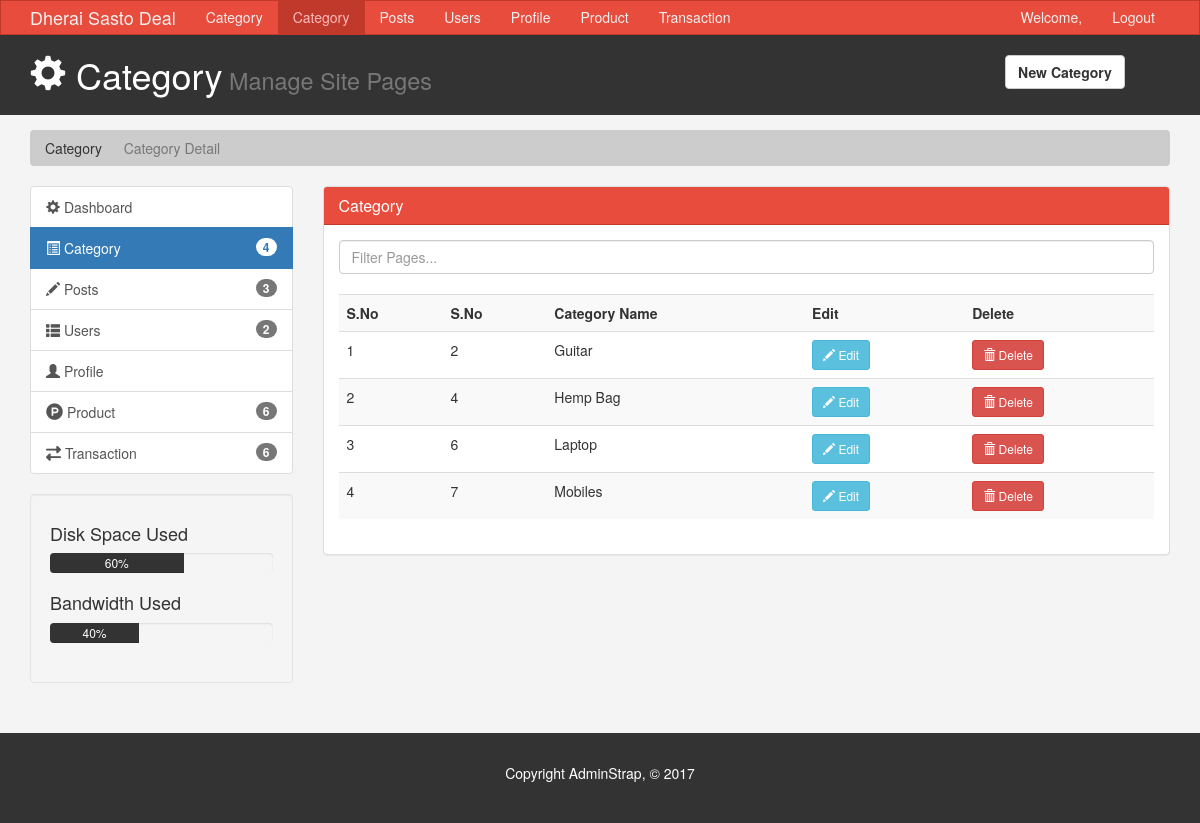
Page /adminpanel/pages.php on the earlier database version.
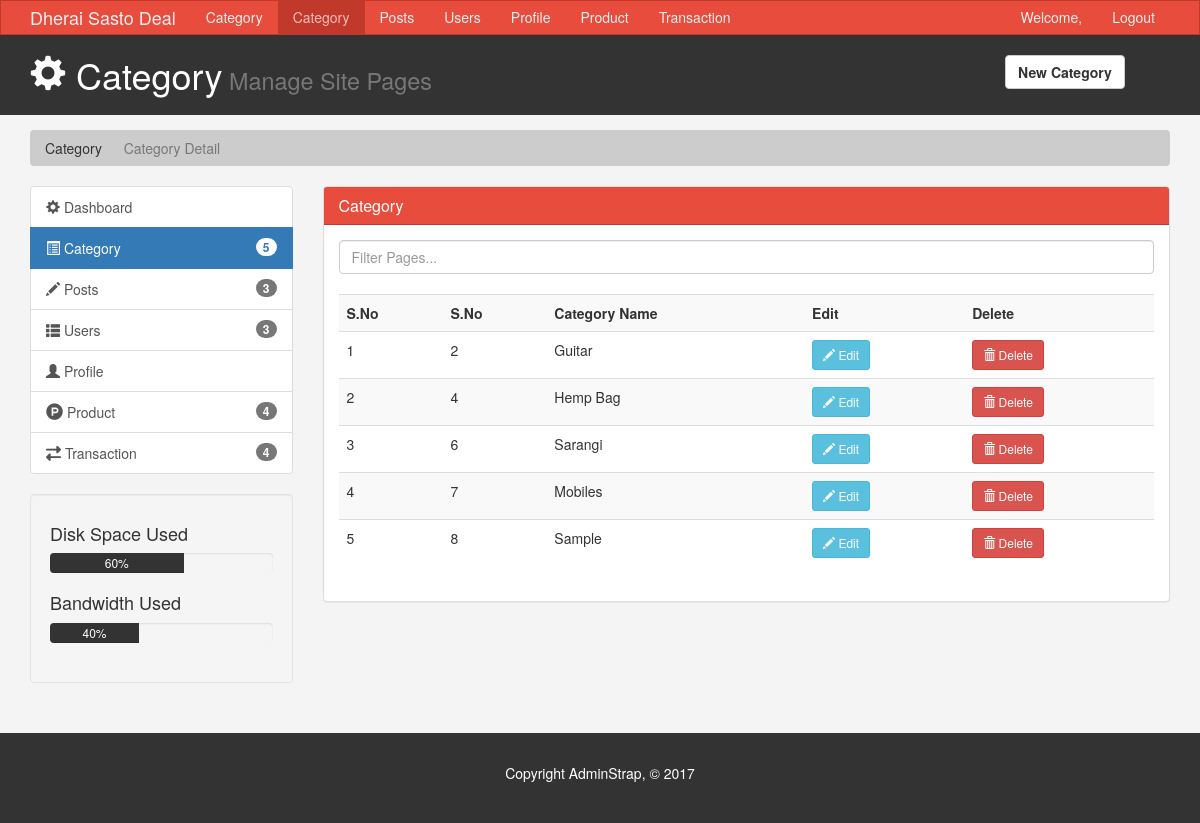
Same page on the later database version.
### tables this page shows
CREATE TABLE `category` (
  `c_id` int(11) NOT NULL,
  `category_name` text NOT NULL,
  `image` varchar(20) NOT NULL
);

### adminpanel/pages.php (the view, shortened to what the changed rows need)
<?php
     include'../includes/db.php';
  $sql ="SELECT * FROM user";
  $run = mysqli_query($conn, $sql);
  $total_user = mysqli_num_rows($run);
  $sql ="SELECT * FROM tbl_product";
  $run = mysqli_query($conn, $sql);
  $total_pro = mysqli_num_rows($run);
  $sql ="SELECT * FROM category";
  $run = mysqli_query($conn, $sql);
  $total_category = mysqli_num_rows($run);
?>
<!DOCTYPE html>
<html lang="en">
  <head>
    <link rel="stylesheet" href="../../font-awesome/css/font-awesome.min.css">
    <link href="css/bootstrap.min.css" rel="stylesheet">
    <link href="css/style.css" rel="stylesheet">
  </head>
  <body>
    <header id="header">
      <div class="container">
        <div class="row">
          <div class="col-md-10">
            <h1><span class="glyphicon glyphicon-cog" aria-hidden="true"></span> Category<small> Manage Site Pages</small></h1>
          </div>
        </div>
      </div>
    </header>
    <section id="main">
      <div class="container">
        <div class="row">
          <div class="col-md-3">
            <div class="list-group">
              <a href="pages.php" class="list-group-item active"><span class="glyphicon glyphicon-list-alt" aria-hidden="true"></span> Category <span class="badge"><?php echo $total_category;?></span></a>
              <a href="users.php" class="list-group-item"><span class="glyphicon glyphicon-th-list" aria-hidden="true"></span> Users <span class="badge"><?php echo $total_user;?></span></a>
              <a href="product.php" class="list-group-item"><span  class="fa fa-product-hunt " aria-hidden="true" style="font-size: 17px;"></span> Product <span class="badge"><?php echo $total_pro;?></span></a>
              <a href="transaction.php" class="list-group-item"><span  class="fa fa-exchange" aria-hidden="true" style="font-size: 15px;"></span> Transaction <span class="badge"><?php echo $total_pro;?></span></a>
            </div>
          </div>
          <div class="col-md-9">
            <div class="panel panel-default">
              <div class="panel-body">
                <br>
                <table class="table table-striped table-hover">
                           <th>S.No</th>
                           <th>S.No</th>
                           <th>Category Name</th>
                           <th>Edit</th>
                           <th>Delete</th>
                      <?php
                         $sql ="SELECT * FROM category";
                         $run = mysqli_query($conn,$sql);
                         $num = 1;
                         while($rows = mysqli_fetch_assoc($run)){
                           if( $rows['category_name'] == 'home'){
                                continue;
                           } else {
                               echo '
                                 <tr>
                                   <td>'.$num.'</td>
                                   <td>'.$rows['c_id'].'</td>
                                   <td>'.ucfirst($rows['category_name']).'</td>
                                   <td><a href="editcategory.php?cat_id='.$rows['c_id'].'" class="btn btn-info btn-sm"><i class="glyphicon glyphicon-pencil"></i> Edit</a></td>
                                   <td><a href="category_list.php?del_id='.$rows['c_id'].'" class="btn btn-danger btn-sm"><i class="glyphicon glyphicon-trash"></i>  Delete</a></td>
                                 </tr>
                                 ';
                                 $num++;
                              }
                         }
                      ?>
                    </table>
              </div>
              </div>
          </div>
        </div>
      </div>
    </section>
  </body>
</html>

Differences in the rows shown:
changed category id 6: category_name "Laptop" → "Sarangi"
added category: c_id "8", category_name "Sample"
Other differences:
$total_category: "4" → "5"
$total_user: "2" → "3"
$total_pro: "6" → "4"
